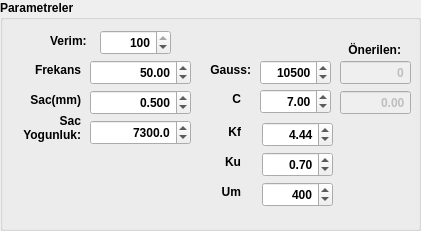
     <widget class="QGroupBox" name="groupBox_3">
      <property name="geometry">
       <rect>
        <x>540</x>
        <y>10</y>
        <width>421</width>
        <height>231</height>
       </rect>
      </property>
      <property name="font">
       <font>
        <weight>75</weight>
        <bold>true</bold>
       </font>
      </property>
      <property name="title">
       <string>Parametreler</string>
      </property>
      <widget class="QDoubleSpinBox" name="doubleSpinBox_sac">
       <property name="geometry">
        <rect>
         <x>90</x>
         <y>90</y>
         <width>101</width>
         <height>25</height>
        </rect>
       </property>
       <property name="font">
        <font>
         <weight>75</weight>
         <bold>true</bold>
        </font>
       </property>
       <property name="layoutDirection">
        <enum>Qt::LeftToRight</enum>
       </property>
       <property name="autoFillBackground">
        <bool>false</bool>
       </property>
       <property name="alignment">
        <set>Qt::AlignRight|Qt::AlignTrailing|Qt::AlignVCenter</set>
       </property>
       <property name="decimals">
        <number>3</number>
       </property>
       <property name="maximum">
        <double>999.000000000000000</double>
       </property>
       <property name="singleStep">
        <double>0.050000000000000</double>
       </property>
       <property name="value">
        <double>0.500000000000000</double>
       </property>
      </widget>
      <widget class="QLabel" name="label_4">
       <property name="geometry">
        <rect>
         <x>10</x>
         <y>90</y>
         <width>71</width>
         <height>20</height>
        </rect>
       </property>
       <property name="text">
        <string>Sac(mm)</string>
       </property>
       <property name="alignment">
        <set>Qt::AlignRight|Qt::AlignTrailing|Qt::AlignVCenter</set>
       </property>
      </widget>
      <widget class="QLabel" name="label_5">
       <property name="geometry">
        <rect>
         <x>200</x>
         <y>60</y>
         <width>51</width>
         <height>20</height>
        </rect>
       </property>
       <property name="layoutDirection">
        <enum>Qt::RightToLeft</enum>
       </property>
       <property name="text">
        <string>Gauss:</string>
       </property>
       <property name="alignment">
        <set>Qt::AlignRight|Qt::AlignTrailing|Qt::AlignVCenter</set>
       </property>
      </widget>
      <widget class="QDoubleSpinBox" name="doubleSpinBox_gauss">
       <property name="geometry">
        <rect>
         <x>260</x>
         <y>60</y>
         <width>71</width>
         <height>25</height>
        </rect>
       </property>
       <property name="font">
        <font>
         <weight>75</weight>
         <bold>true</bold>
        </font>
       </property>
       <property name="layoutDirection">
        <enum>Qt::LeftToRight</enum>
       </property>
       <property name="autoFillBackground">
        <bool>false</bool>
       </property>
       <property name="alignment">
        <set>Qt::AlignRight|Qt::AlignTrailing|Qt::AlignVCenter</set>
       </property>
       <property name="decimals">
        <number>0</number>
       </property>
       <property name="maximum">
        <double>999999.000000000000000</double>
       </property>
       <property name="singleStep">
        <double>250.000000000000000</double>
       </property>
       <property name="value">
        <double>10500.000000000000000</double>
       </property>
      </widget>
      <widget class="QLabel" name="label_7">
       <property name="geometry">
        <rect>
         <x>190</x>
         <y>89</y>
         <width>51</width>
         <height>20</height>
        </rect>
       </property>
       <property name="layoutDirection">
        <enum>Qt::RightToLeft</enum>
       </property>
       <property name="text">
        <string>C</string>
       </property>
       <property name="alignment">
        <set>Qt::AlignRight|Qt::AlignTrailing|Qt::AlignVCenter</set>
       </property>
      </widget>
      <widget class="QDoubleSpinBox" name="doubleSpinBox_c">
       <property name="geometry">
        <rect>
         <x>260</x>
         <y>89</y>
         <width>71</width>
         <height>25</height>
        </rect>
       </property>
       <property name="font">
        <font>
         <weight>75</weight>
         <bold>true</bold>
        </font>
       </property>
       <property name="layoutDirection">
        <enum>Qt::LeftToRight</enum>
       </property>
       <property name="autoFillBackground">
        <bool>false</bool>
       </property>
       <property name="alignment">
        <set>Qt::AlignRight|Qt::AlignTrailing|Qt::AlignVCenter</set>
       </property>
       <property name="maximum">
        <double>999.000000000000000</double>
       </property>
       <property name="singleStep">
        <double>0.500000000000000</double>
       </property>
       <property name="value">
        <double>7.000000000000000</double>
       </property>
      </widget>
      <widget class="QDoubleSpinBox" name="doubleSpinBox_c2">
       <property name="enabled">
        <bool>false</bool>
       </property>
       <property name="geometry">
        <rect>
         <x>340</x>
         <y>90</y>
         <width>71</width>
         <height>25</height>
        </rect>
       </property>
       <property name="font">
        <font>
         <weight>75</weight>
         <bold>true</bold>
        </font>
       </property>
       <property name="layoutDirection">
        <enum>Qt::LeftToRight</enum>
       </property>
       <property name="autoFillBackground">
        <bool>false</bool>
       </property>
       <property name="alignment">
        <set>Qt::AlignRight|Qt::AlignTrailing|Qt::AlignVCenter</set>
       </property>
       <property name="buttonSymbols">
        <enum>QAbstractSpinBox::NoButtons</enum>
       </property>
      </widget>
      <widget class="QDoubleSpinBox" name="doubleSpinBox_gauss2">
       <property name="enabled">
        <bool>false</bool>
       </property>
       <property name="geometry">
        <rect>
         <x>340</x>
         <y>60</y>
         <width>71</width>
         <height>25</height>
        </rect>
       </property>
       <property name="font">
        <font>
         <weight>75</weight>
         <bold>true</bold>
        </font>
       </property>
       <property name="layoutDirection">
        <enum>Qt::LeftToRight</enum>
       </property>
       <property name="autoFillBackground">
        <bool>false</bool>
       </property>
       <property name="alignment">
        <set>Qt::AlignRight|Qt::AlignTrailing|Qt::AlignVCenter</set>
       </property>
       <property name="buttonSymbols">
        <enum>QAbstractSpinBox::NoButtons</enum>
       </property>
       <property name="decimals">
        <number>0</number>
       </property>
       <property name="maximum">
        <double>999999.000000000000000</double>
       </property>
      </widget>
      <widget class="QLabel" name="label_113">
       <property name="geometry">
        <rect>
         <x>340</x>
         <y>40</y>
         <width>61</width>
         <height>20</height>
        </rect>
       </property>
       <property name="layoutDirection">
        <enum>Qt::RightToLeft</enum>
       </property>
       <property name="text">
        <string>Önerilen:</string>
       </property>
       <property name="alignment">
        <set>Qt::AlignRight|Qt::AlignTrailing|Qt::AlignVCenter</set>
       </property>
      </widget>
      <widget class="QLabel" name="label_59">
       <property name="geometry">
        <rect>
         <x>50</x>
         <y>30</y>
         <width>41</width>
         <height>21</height>
        </rect>
       </property>
       <property name="text">
        <string>Verim:</string>
       </property>
      </widget>
      <widget class="QDoubleSpinBox" name="doubleSpinBox_karkas_verim">
       <property name="geometry">
        <rect>
         <x>100</x>
         <y>30</y>
         <width>71</width>
         <height>25</height>
        </rect>
       </property>
       <property name="font">
        <font>
         <weight>75</weight>
         <bold>true</bold>
        </font>
       </property>
       <property name="layoutDirection">
        <enum>Qt::LeftToRight</enum>
       </property>
       <property name="autoFillBackground">
        <bool>false</bool>
       </property>
       <property name="alignment">
        <set>Qt::AlignRight|Qt::AlignTrailing|Qt::AlignVCenter</set>
       </property>
       <property name="decimals">
        <number>0</number>
       </property>
       <property name="maximum">
        <double>100.000000000000000</double>
       </property>
       <property name="singleStep">
        <double>1.000000000000000</double>
       </property>
       <property name="value">
        <double>100.000000000000000</double>
       </property>
      </widget>
      <widget class="QDoubleSpinBox" name="doubleSpinBox_Kf">
       <property name="geometry">
        <rect>
         <x>262</x>
         <y>122</y>
         <width>71</width>
         <height>25</height>
        </rect>
       </property>
       <property name="font">
        <font>
         <weight>75</weight>
         <bold>true</bold>
        </font>
       </property>
       <property name="layoutDirection">
        <enum>Qt::LeftToRight</enum>
       </property>
       <property name="autoFillBackground">
        <bool>false</bool>
       </property>
       <property name="alignment">
        <set>Qt::AlignRight|Qt::AlignTrailing|Qt::AlignVCenter</set>
       </property>
       <property name="maximum">
        <double>999.990000000000009</double>
       </property>
       <property name="singleStep">
        <double>0.010000000000000</double>
       </property>
       <property name="value">
        <double>4.440000000000000</double>
       </property>
      </widget>
      <widget class="QLabel" name="label_22">
       <property name="geometry">
        <rect>
         <x>180</x>
         <y>122</y>
         <width>61</width>
         <height>20</height>
        </rect>
       </property>
       <property name="text">
        <string>Kf</string>
       </property>
       <property name="alignment">
        <set>Qt::AlignRight|Qt::AlignTrailing|Qt::AlignVCenter</set>
       </property>
      </widget>
      <widget class="QLabel" name="label_23">
       <property name="geometry">
        <rect>
         <x>210</x>
         <y>152</y>
         <width>31</width>
         <height>20</height>
        </rect>
       </property>
       <property name="text">
        <string>Ku</string>
       </property>
       <property name="alignment">
        <set>Qt::AlignRight|Qt::AlignTrailing|Qt::AlignVCenter</set>
       </property>
      </widget>
      <widget class="QDoubleSpinBox" name="doubleSpinBox_Ku">
       <property name="geometry">
        <rect>
         <x>262</x>
         <y>152</y>
         <width>71</width>
         <height>25</height>
        </rect>
       </property>
       <property name="font">
        <font>
         <weight>75</weight>
         <bold>true</bold>
        </font>
       </property>
       <property name="layoutDirection">
        <enum>Qt::LeftToRight</enum>
       </property>
       <property name="autoFillBackground">
        <bool>false</bool>
       </property>
       <property name="alignment">
        <set>Qt::AlignRight|Qt::AlignTrailing|Qt::AlignVCenter</set>
       </property>
       <property name="maximum">
        <double>999.990000000000009</double>
       </property>
       <property name="singleStep">
        <double>0.010000000000000</double>
       </property>
       <property name="value">
        <double>0.700000000000000</double>
       </property>
      </widget>
      <widget class="QLabel" name="label_24">
       <property name="geometry">
        <rect>
         <x>210</x>
         <y>182</y>
         <width>31</width>
         <height>20</height>
        </rect>
       </property>
       <property name="text">
        <string>Um</string>
       </property>
       <property name="alignment">
        <set>Qt::AlignRight|Qt::AlignTrailing|Qt::AlignVCenter</set>
       </property>
      </widget>
      <widget class="QDoubleSpinBox" name="doubleSpinBox_Um">
       <property name="geometry">
        <rect>
         <x>262</x>
         <y>182</y>
         <width>71</width>
         <height>25</height>
        </rect>
       </property>
       <property name="font">
        <font>
         <weight>75</weight>
         <bold>true</bold>
        </font>
       </property>
       <property name="layoutDirection">
        <enum>Qt::LeftToRight</enum>
       </property>
       <property name="autoFillBackground">
        <bool>false</bool>
       </property>
       <property name="alignment">
        <set>Qt::AlignRight|Qt::AlignTrailing|Qt::AlignVCenter</set>
       </property>
       <property name="decimals">
        <number>0</number>
       </property>
       <property name="maximum">
        <double>1000.000000000000000</double>
       </property>
       <property name="singleStep">
        <double>1.000000000000000</double>
       </property>
       <property name="value">
        <double>400.000000000000000</double>
       </property>
      </widget>
      <widget class="QLabel" name="label_138">
       <property name="geometry">
        <rect>
         <x>-20</x>
         <y>112</y>
         <width>101</width>
         <height>31</height>
        </rect>
       </property>
       <property name="text">
        <string>Sac
Yogunluk:</string>
       </property>
       <property name="alignment">
        <set>Qt::AlignRight|Qt::AlignTrailing|Qt::AlignVCenter</set>
       </property>
      </widget>
      <widget class="QDoubleSpinBox" name="doubleSpinBox_sacYogunluk">
       <property name="enabled">
        <bool>true</bool>
       </property>
       <property name="geometry">
        <rect>
         <x>90</x>
         <y>120</y>
         <width>101</width>
         <height>25</height>
        </rect>
       </property>
       <property name="palette">
        <palette>
         <active>
          <colorrole role="Dark">
           <brush brushstyle="SolidPattern">
            <color alpha="255">
             <red>190</red>
             <green>190</green>
             <blue>190</blue>
            </color>
           </brush>
          </colorrole>
          <colorrole role="Text">
           <brush brushstyle="SolidPattern">
            <color alpha="255">
             <red>0</red>
             <green>0</green>
             <blue>0</blue>
            </color>
           </brush>
          </colorrole>
          <colorrole role="PlaceholderText">
           <brush brushstyle="SolidPattern">
            <color alpha="128">
             <red>0</red>
             <green>0</green>
             <blue>0</blue>
            </color>
           </brush>
          </colorrole>
         </active>
         <inactive>
          <colorrole role="Dark">
           <brush brushstyle="SolidPattern">
            <color alpha="255">
             <red>190</red>
             <green>190</green>
             <blue>190</blue>
            </color>
           </brush>
          </colorrole>
          <colorrole role="Text">
           <brush brushstyle="SolidPattern">
            <color alpha="255">
             <red>0</red>
             <green>0</green>
             <blue>0</blue>
            </color>
           </brush>
          </colorrole>
          <colorrole role="PlaceholderText">
           <brush brushstyle="SolidPattern">
            <color alpha="128">
             <red>0</red>
             <green>0</green>
             <blue>0</blue>
            </color>
           </brush>
          </colorrole>
         </inactive>
         <disabled>
          <colorrole role="Dark">
           <brush brushstyle="SolidPattern">
            <color alpha="255">
             <red>190</red>
             <green>190</green>
             <blue>190</blue>
            </color>
           </brush>
          </colorrole>
          <colorrole role="Text">
           <brush brushstyle="SolidPattern">
            <color alpha="255">
             <red>0</red>
             <green>0</green>
             <blue>0</blue>
            </color>
           </brush>
          </colorrole>
          <colorrole role="PlaceholderText">
           <brush brushstyle="SolidPattern">
            <color alpha="128">
             <red>0</red>
             <green>0</green>
             <blue>0</blue>
            </color>
           </brush>
          </colorrole>
         </disabled>
        </palette>
       </property>
       <property name="font">
        <font>
         <weight>75</weight>
         <bold>true</bold>
        </font>
       </property>
       <property name="layoutDirection">
        <enum>Qt::LeftToRight</enum>
       </property>
       <property name="autoFillBackground">
        <bool>false</bool>
       </property>
       <property name="alignment">
        <set>Qt::AlignRight|Qt::AlignTrailing|Qt::AlignVCenter</set>
       </property>
       <property name="buttonSymbols">
        <enum>QAbstractSpinBox::UpDownArrows</enum>
       </property>
       <property name="decimals">
        <number>1</number>
       </property>
       <property name="maximum">
        <double>99999.000000000000000</double>
       </property>
       <property name="value">
        <double>7300.000000000000000</double>
       </property>
      </widget>
      <widget class="QLabel" name="label_6">
       <property name="geometry">
        <rect>
         <x>20</x>
         <y>60</y>
         <width>61</width>
         <height>20</height>
        </rect>
       </property>
       <property name="text">
        <string>Frekans</string>
       </property>
       <property name="alignment">
        <set>Qt::AlignRight|Qt::AlignTrailing|Qt::AlignVCenter</set>
       </property>
      </widget>
      <widget class="QDoubleSpinBox" name="doubleSpinBox_frekans">
       <property name="geometry">
        <rect>
         <x>90</x>
         <y>60</y>
         <width>101</width>
         <height>25</height>
        </rect>
       </property>
       <property name="font">
        <font>
         <weight>75</weight>
         <bold>true</bold>
        </font>
       </property>
       <property name="layoutDirection">
        <enum>Qt::LeftToRight</enum>
       </property>
       <property name="autoFillBackground">
        <bool>false</bool>
       </property>
       <property name="alignment">
        <set>Qt::AlignRight|Qt::AlignTrailing|Qt::AlignVCenter</set>
       </property>
       <property name="maximum">
        <double>999.990000000000009</double>
       </property>
       <property name="singleStep">
        <double>0.500000000000000</double>
       </property>
       <property name="value">
        <double>50.000000000000000</double>
       </property>
      </widget>
     </widget>
